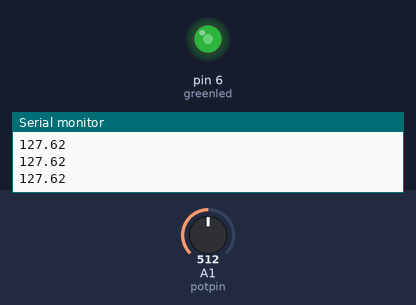
A sketch run on a simulated Arduino Uno, built with avr-gcc and run on an emulated ATmega328P. Parts: output pins drawn as LEDs (lit = HIGH), the last lines printed to the serial monitor. The test bench sets the inputs (shaded band); at power-on: A1 (potpin) = 512.

Above: at 1.2 s.
1.3 s: A1 (potpin) set to 716
At 2.1 s:
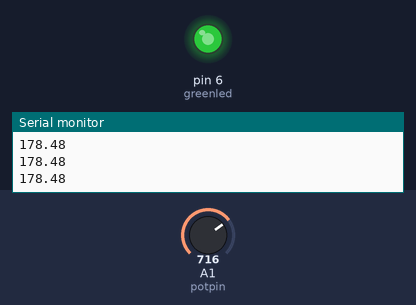
2.8 s: A1 (potpin) set to 900
At 3.2 s:
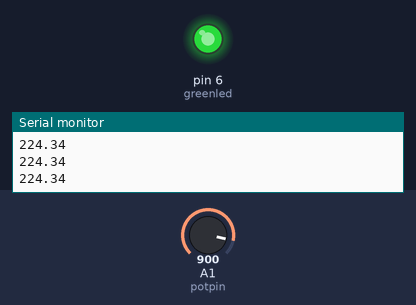
4.3 s: A1 (potpin) set to 122
At 5.4 s:
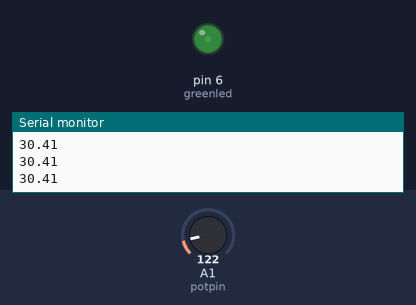
5.8 s: A1 (potpin) set to 0
At 6.5 s:
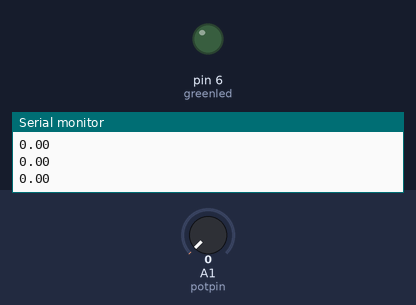
7.3 s: A1 (potpin) set to 511
At 7.8 s:
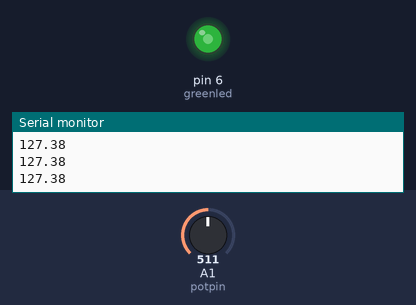
Timing chart, 0 to 9.8 s (numbered marks = the images above; inputs shaded):
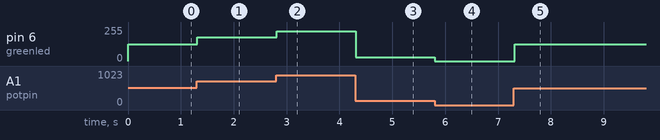

The sketch:

sketch_jan26a.ino
```cpp
int potpin =A1 ;//POTENTIOMETER IS GOING TO BE CONNECTED HERE
int potval ;// value gotten after turning the potentiometer
float ledval; //value we are goiung to feed into the led
int greenled = 6 ;//pin where the led is going to be connected to
void setup() {
  // put your setup code here, to run once:
Serial.begin(9600);
pinMode(potpin,INPUT);//ITS GOING TO ACCEPT VALUE BY TURNING IT
pinMode(greenled,OUTPUT);
}

void loop() {
  // put your main code here, to run repeatedly:
potval = analogRead(potpin);//reads the value you have after tuning the potentiometer
ledval = (255./1023.)*potval;
Serial.println(ledval);
analogWrite(greenled,ledval);
}
```

Measured:
- after the input at 1.3 s, pin 6 (greenled): 127/255 → 178/255 at once
- after the input at 2.8 s, pin 6 (greenled): 178/255 → 224/255 at once
- after the input at 4.3 s, pin 6 (greenled): 224/255 → 30/255 at once
- after the input at 5.8 s, pin 6 (greenled): 30/255 → 0/255 at once
- after the input at 7.3 s, pin 6 (greenled): 0/255 → 127/255 at once
